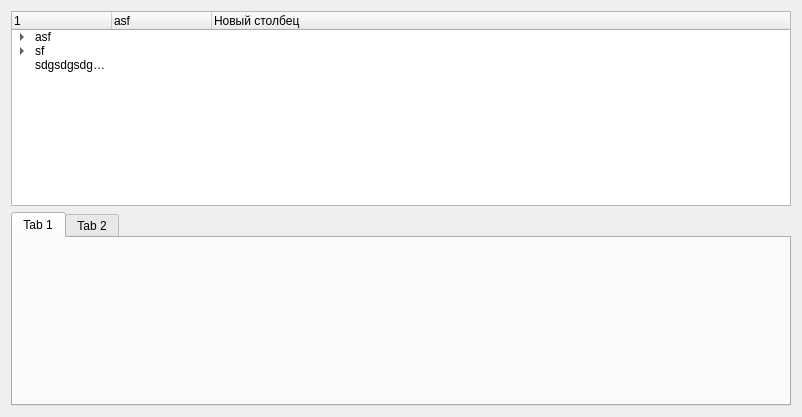
<?xml version="1.0" encoding="UTF-8"?>
<ui version="4.0">
 <class>SecondModule</class>
 <widget class="QWidget" name="SecondModule">
  <property name="geometry">
   <rect>
    <x>0</x>
    <y>0</y>
    <width>802</width>
    <height>417</height>
   </rect>
  </property>
  <property name="windowTitle">
   <string>SecondModule</string>
  </property>
  <layout class="QVBoxLayout" name="verticalLayout">
   <item>
    <widget class="QTreeWidget" name="treeWidget">
     <column>
      <property name="text">
       <string>1</string>
      </property>
     </column>
     <column>
      <property name="text">
       <string>asf</string>
      </property>
     </column>
     <column>
      <property name="text">
       <string>Новый столбец</string>
      </property>
     </column>
     <item>
      <property name="text">
       <string>asf</string>
      </property>
      <item>
       <property name="text">
        <string>asffasf</string>
       </property>
      </item>
     </item>
     <item>
      <property name="text">
       <string>sf</string>
      </property>
      <item>
       <property name="text">
        <string>sdgsdgsdgsdgsdg</string>
       </property>
       <item>
        <property name="text">
         <string>sdfghsdfghsdg</string>
        </property>
       </item>
      </item>
     </item>
     <item>
      <property name="text">
       <string>sdgsdgsdgsdgsdg</string>
      </property>
     </item>
    </widget>
   </item>
   <item>
    <widget class="QTabWidget" name="tabWidget">
     <widget class="QWidget" name="tab">
      <attribute name="title">
       <string>Tab 1</string>
      </attribute>
     </widget>
     <widget class="QWidget" name="tab_2">
      <attribute name="title">
       <string>Tab 2</string>
      </attribute>
     </widget>
    </widget>
   </item>
  </layout>
 </widget>
 <layoutdefault spacing="6" margin="11"/>
 <resources/>
 <connections/>
</ui>
